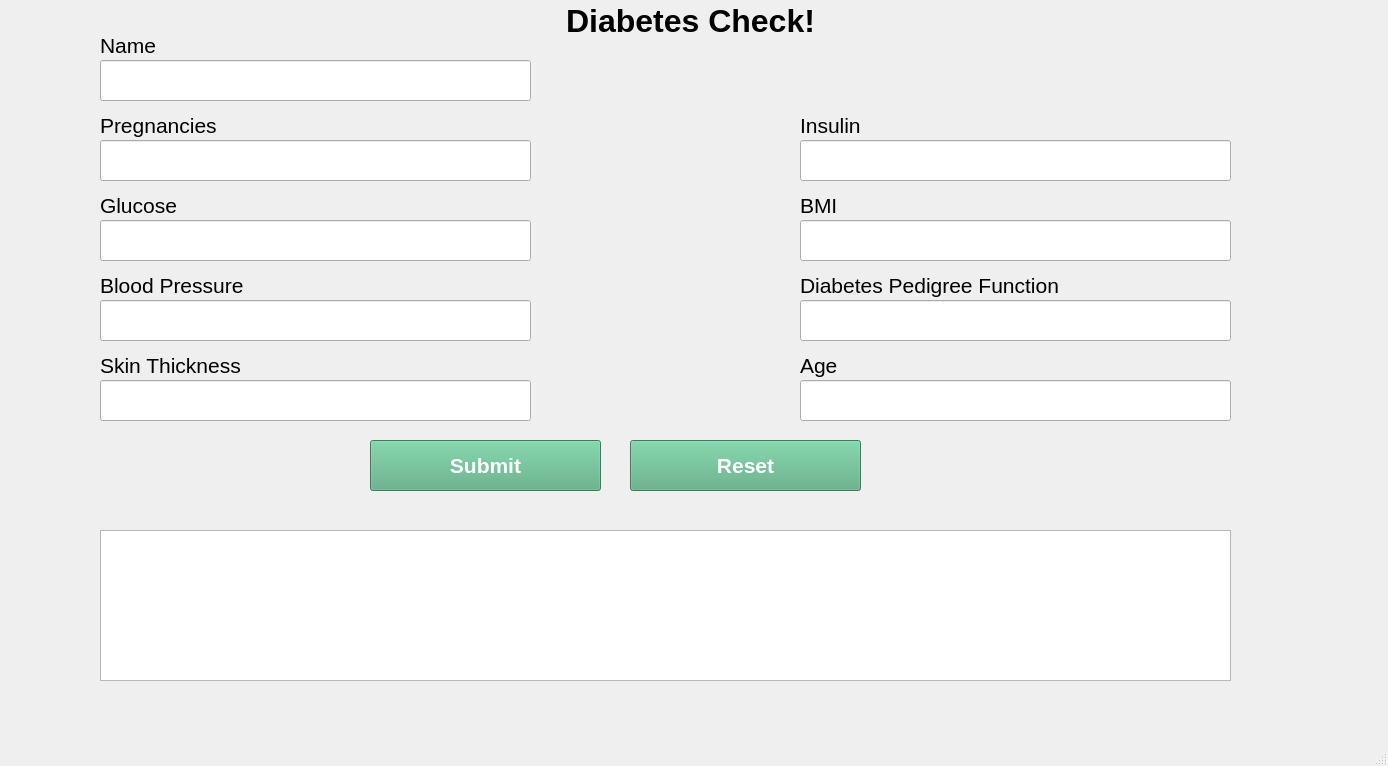
<?xml version="1.0" encoding="UTF-8"?>
<ui version="4.0">
 <class>MainWindow</class>
 <widget class="QMainWindow" name="MainWindow">
  <property name="geometry">
   <rect>
    <x>0</x>
    <y>0</y>
    <width>1388</width>
    <height>766</height>
   </rect>
  </property>
  <property name="windowTitle">
   <string>MainWindow</string>
  </property>
  <widget class="QWidget" name="centralwidget">
   <widget class="QLabel" name="label">
    <property name="geometry">
     <rect>
      <x>0</x>
      <y>0</y>
      <width>1381</width>
      <height>41</height>
     </rect>
    </property>
    <property name="font">
     <font>
      <family>Arial</family>
      <pointsize>24</pointsize>
      <weight>75</weight>
      <bold>true</bold>
     </font>
    </property>
    <property name="text">
     <string>Diabetes Check!</string>
    </property>
    <property name="alignment">
     <set>Qt::AlignCenter</set>
    </property>
   </widget>
   <widget class="QLineEdit" name="pregnancies">
    <property name="geometry">
     <rect>
      <x>100</x>
      <y>140</y>
      <width>431</width>
      <height>41</height>
     </rect>
    </property>
    <property name="font">
     <font>
      <family>Arial</family>
      <pointsize>16</pointsize>
     </font>
    </property>
   </widget>
   <widget class="QLabel" name="label_2">
    <property name="geometry">
     <rect>
      <x>100</x>
      <y>110</y>
      <width>201</width>
      <height>31</height>
     </rect>
    </property>
    <property name="font">
     <font>
      <family>Arial</family>
      <pointsize>16</pointsize>
     </font>
    </property>
    <property name="text">
     <string>Pregnancies</string>
    </property>
   </widget>
   <widget class="QLabel" name="label_3">
    <property name="geometry">
     <rect>
      <x>100</x>
      <y>190</y>
      <width>201</width>
      <height>31</height>
     </rect>
    </property>
    <property name="font">
     <font>
      <family>Arial</family>
      <pointsize>16</pointsize>
     </font>
    </property>
    <property name="text">
     <string>Glucose</string>
    </property>
   </widget>
   <widget class="QLineEdit" name="glucose">
    <property name="geometry">
     <rect>
      <x>100</x>
      <y>220</y>
      <width>431</width>
      <height>41</height>
     </rect>
    </property>
    <property name="font">
     <font>
      <family>Arial</family>
      <pointsize>16</pointsize>
     </font>
    </property>
   </widget>
   <widget class="QLabel" name="label_4">
    <property name="geometry">
     <rect>
      <x>100</x>
      <y>270</y>
      <width>201</width>
      <height>31</height>
     </rect>
    </property>
    <property name="font">
     <font>
      <family>Arial</family>
      <pointsize>16</pointsize>
     </font>
    </property>
    <property name="text">
     <string>Blood Pressure</string>
    </property>
   </widget>
   <widget class="QLineEdit" name="bloodpressure">
    <property name="geometry">
     <rect>
      <x>100</x>
      <y>300</y>
      <width>431</width>
      <height>41</height>
     </rect>
    </property>
    <property name="font">
     <font>
      <family>Arial</family>
      <pointsize>16</pointsize>
     </font>
    </property>
   </widget>
   <widget class="QLabel" name="label_5">
    <property name="geometry">
     <rect>
      <x>100</x>
      <y>350</y>
      <width>201</width>
      <height>31</height>
     </rect>
    </property>
    <property name="font">
     <font>
      <family>Arial</family>
      <pointsize>16</pointsize>
     </font>
    </property>
    <property name="text">
     <string>Skin Thickness</string>
    </property>
   </widget>
   <widget class="QLineEdit" name="skinthickness">
    <property name="geometry">
     <rect>
      <x>100</x>
      <y>380</y>
      <width>431</width>
      <height>41</height>
     </rect>
    </property>
    <property name="font">
     <font>
      <family>Arial</family>
      <pointsize>16</pointsize>
     </font>
    </property>
   </widget>
   <widget class="QLabel" name="label_6">
    <property name="geometry">
     <rect>
      <x>800</x>
      <y>110</y>
      <width>201</width>
      <height>31</height>
     </rect>
    </property>
    <property name="font">
     <font>
      <family>Arial</family>
      <pointsize>16</pointsize>
     </font>
    </property>
    <property name="text">
     <string>Insulin</string>
    </property>
   </widget>
   <widget class="QLineEdit" name="insulin">
    <property name="geometry">
     <rect>
      <x>800</x>
      <y>140</y>
      <width>431</width>
      <height>41</height>
     </rect>
    </property>
    <property name="font">
     <font>
      <family>Arial</family>
      <pointsize>16</pointsize>
     </font>
    </property>
   </widget>
   <widget class="QLabel" name="label_7">
    <property name="geometry">
     <rect>
      <x>800</x>
      <y>190</y>
      <width>201</width>
      <height>31</height>
     </rect>
    </property>
    <property name="font">
     <font>
      <family>Arial</family>
      <pointsize>16</pointsize>
     </font>
    </property>
    <property name="text">
     <string>BMI</string>
    </property>
   </widget>
   <widget class="QLineEdit" name="bmi">
    <property name="geometry">
     <rect>
      <x>800</x>
      <y>220</y>
      <width>431</width>
      <height>41</height>
     </rect>
    </property>
    <property name="font">
     <font>
      <family>Arial</family>
      <pointsize>16</pointsize>
     </font>
    </property>
   </widget>
   <widget class="QLabel" name="label_8">
    <property name="geometry">
     <rect>
      <x>800</x>
      <y>270</y>
      <width>291</width>
      <height>31</height>
     </rect>
    </property>
    <property name="font">
     <font>
      <family>Arial</family>
      <pointsize>16</pointsize>
     </font>
    </property>
    <property name="text">
     <string>Diabetes Pedigree Function</string>
    </property>
   </widget>
   <widget class="QLineEdit" name="dpf">
    <property name="geometry">
     <rect>
      <x>800</x>
      <y>300</y>
      <width>431</width>
      <height>41</height>
     </rect>
    </property>
    <property name="font">
     <font>
      <family>Arial</family>
      <pointsize>16</pointsize>
     </font>
    </property>
   </widget>
   <widget class="QLabel" name="label_9">
    <property name="geometry">
     <rect>
      <x>800</x>
      <y>350</y>
      <width>291</width>
      <height>31</height>
     </rect>
    </property>
    <property name="font">
     <font>
      <family>Arial</family>
      <pointsize>16</pointsize>
     </font>
    </property>
    <property name="text">
     <string>Age</string>
    </property>
   </widget>
   <widget class="QLineEdit" name="age">
    <property name="geometry">
     <rect>
      <x>800</x>
      <y>380</y>
      <width>431</width>
      <height>41</height>
     </rect>
    </property>
    <property name="font">
     <font>
      <family>Arial</family>
      <pointsize>16</pointsize>
     </font>
    </property>
   </widget>
   <widget class="QPushButton" name="submit">
    <property name="geometry">
     <rect>
      <x>370</x>
      <y>440</y>
      <width>231</width>
      <height>51</height>
     </rect>
    </property>
    <property name="font">
     <font>
      <family>Arial</family>
      <pointsize>16</pointsize>
      <weight>75</weight>
      <bold>true</bold>
     </font>
    </property>
    <property name="styleSheet">
     <string notr="true">color: rgb(255, 255, 255);
background-color: rgb(85, 170, 127);</string>
    </property>
    <property name="text">
     <string>Submit</string>
    </property>
   </widget>
   <widget class="QTextBrowser" name="output">
    <property name="geometry">
     <rect>
      <x>100</x>
      <y>530</y>
      <width>1131</width>
      <height>151</height>
     </rect>
    </property>
    <property name="font">
     <font>
      <family>MS Shell Dlg 2</family>
      <pointsize>24</pointsize>
      <weight>9</weight>
      <italic>false</italic>
      <bold>false</bold>
     </font>
    </property>
    <property name="styleSheet">
     <string notr="true">font: 75 24pt &quot;MS Shell Dlg 2&quot;;
</string>
    </property>
    <property name="html">
     <string>&lt;!DOCTYPE HTML PUBLIC &quot;-//W3C//DTD HTML 4.0//EN&quot; &quot;http://www.w3.org/TR/REC-html40/strict.dtd&quot;&gt;
&lt;html&gt;&lt;head&gt;&lt;meta name=&quot;qrichtext&quot; content=&quot;1&quot; /&gt;&lt;style type=&quot;text/css&quot;&gt;
p, li { white-space: pre-wrap; }
&lt;/style&gt;&lt;/head&gt;&lt;body style=&quot; font-family:'MS Shell Dlg 2'; font-size:24pt; font-weight:72; font-style:normal;&quot;&gt;
&lt;p align=&quot;center&quot; style=&quot;-qt-paragraph-type:empty; margin-top:0px; margin-bottom:0px; margin-left:0px; margin-right:0px; -qt-block-indent:0; text-indent:0px; font-size:16pt;&quot;&gt;&lt;br /&gt;&lt;/p&gt;&lt;/body&gt;&lt;/html&gt;</string>
    </property>
   </widget>
   <widget class="QPushButton" name="clear">
    <property name="geometry">
     <rect>
      <x>630</x>
      <y>440</y>
      <width>231</width>
      <height>51</height>
     </rect>
    </property>
    <property name="font">
     <font>
      <family>Arial</family>
      <pointsize>16</pointsize>
      <weight>75</weight>
      <bold>true</bold>
     </font>
    </property>
    <property name="styleSheet">
     <string notr="true">color: rgb(255, 255, 255);
background-color: rgb(85, 170, 127);</string>
    </property>
    <property name="text">
     <string>Reset</string>
    </property>
   </widget>
   <widget class="QLabel" name="label_10">
    <property name="geometry">
     <rect>
      <x>100</x>
      <y>30</y>
      <width>201</width>
      <height>31</height>
     </rect>
    </property>
    <property name="font">
     <font>
      <family>Arial</family>
      <pointsize>16</pointsize>
     </font>
    </property>
    <property name="text">
     <string>Name</string>
    </property>
   </widget>
   <widget class="QLineEdit" name="name">
    <property name="geometry">
     <rect>
      <x>100</x>
      <y>60</y>
      <width>431</width>
      <height>41</height>
     </rect>
    </property>
    <property name="font">
     <font>
      <family>Arial</family>
      <pointsize>16</pointsize>
     </font>
    </property>
   </widget>
  </widget>
  <widget class="QMenuBar" name="menubar">
   <property name="geometry">
    <rect>
     <x>0</x>
     <y>0</y>
     <width>1388</width>
     <height>21</height>
    </rect>
   </property>
  </widget>
  <widget class="QStatusBar" name="statusbar"/>
 </widget>
 <resources/>
 <connections/>
</ui>
